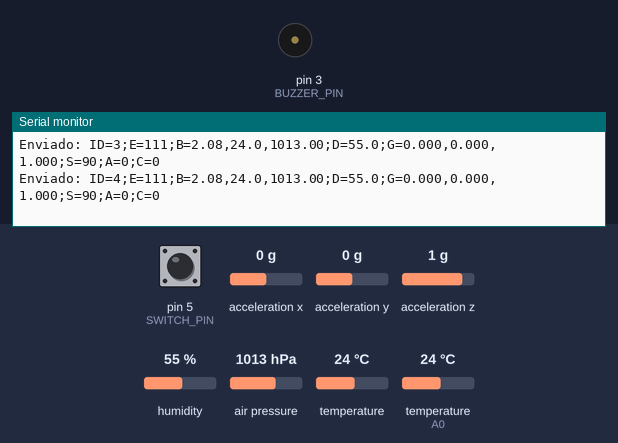
The sketch below on a simulated Arduino Pro Mini, built with avr-gcc and run on an emulated ATmega328P. Shown: buzzer (waves = sounding, pin HIGH), the last lines printed to the serial monitor. Wiring (inferred from the names in the program): MPU-6050 motion sensor at I2C address 0x68. The inputs (shaded band) are chosen by the test bench; at power-on: acceleration x 0 g, pin 5 (SWITCH_PIN) HIGH, acceleration y 0 g, acceleration z 1 g, humidity 55 %, air pressure 1013 hPa, temperature 24 °C, temperature (sensor on A0) 24 °C. No radio packets arrive unless stated; pins used as bus, display or sensor lines are not drawn.

Above: at 1.2 s.
1.3 s: acceleration x set to -1.4 g
At 2.66 s:
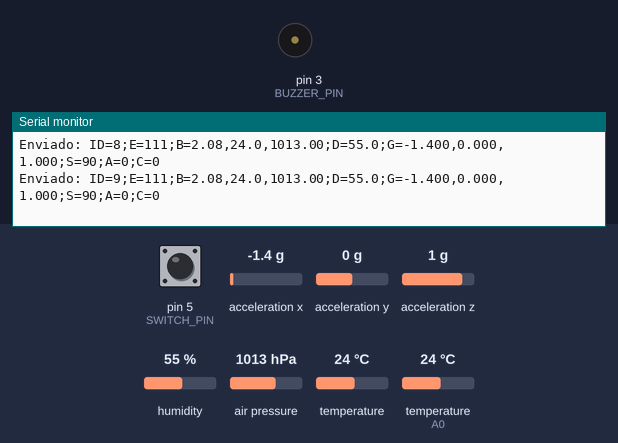
7.6 s: pin 5 (SWITCH_PIN) pulled LOW for 0.15 s
At 9.79 s:
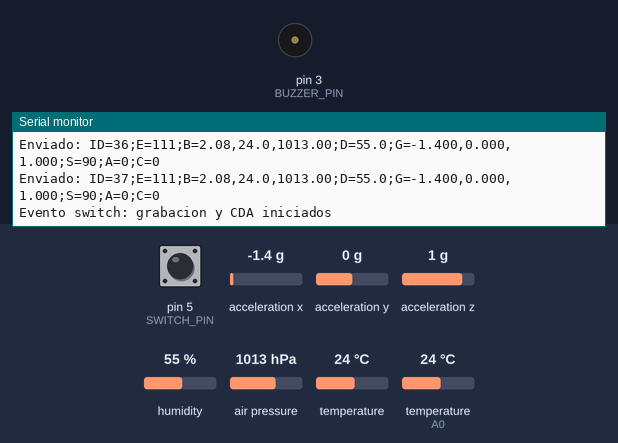
Timing chart, 0 to 11.3 s (numbered marks = the images above; inputs shaded):
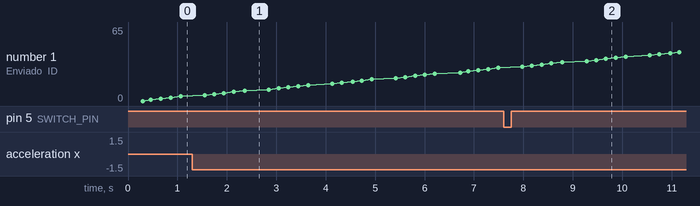

Measured:
- after the input at 1.3 s, the serial monitor: prints a new line after 0.25 s (image 1)
- after the input at 7.6 s, the serial monitor: prints a new line after 2.2 s (image 2)

The sketch:

radio_node.ino
```cpp
// ============================================================6
//  RADIO NODE (ATmega328P + RFM95)   -> placa: Arduino Pro or Pro Mini
//  Procesador: ATmega328P (3.3V, 8 MHz)   |   Monitor serie: 9600
//
//  Sensores: BMP180 (I2C), GY-521 / MPU6050 (I2C), DHT11 (A0)
//  Servo SG90 posicional: señal en A1; switch a D5 y GND; buzzer a D3.
//
//  Paquete que envia (texto):
//    ID=42;E=101;B=alt,temp,pres;D=hum;G=ax,ay,az;S=90;A=7
//    E = estado de DHT, BMP, GY (1 = activo)
//    B/D/G solo aparecen si el sensor esta activo ("E" = error de lectura)
//    S = angulo actual del servo
//    A = ultimo comando recibido (confirmacion para la Heltec)
//
//  Comandos que recibe:  #<seq>:<cmd>
//    SX (X = 0..180 grados)
//    DHT | BMP | GY | TALLON | TALLOFF | BZ
// ============================================================
#include <SPI.h>
#include <Wire.h>
#include <LoRa.h>
#include <Adafruit_BMP085.h>
#include <DHT.h>
#include <Servo.h>

#define LORA_SS   10
#define LORA_RST  9
#define LORA_DIO0 2
#define LORA_FREQ 915E6

#define SEA_LEVEL_PA 101325

#define DHT_PIN   A0
#define DHT_TYPE  DHT11

#define SERVO_PIN A1
#define BUZZER_PIN 3
#define SWITCH_PIN 5
#define CAM_TRIGGER_PIN 4
#define MPU_ADDR  0x68

#define INTERVALO_TX 200UL

Adafruit_BMP085 bmp;
DHT dht(DHT_PIN, DHT_TYPE);
Servo servo;
bool servoAdjunto = false;

bool bmpOk = false;
bool mpuOk = false;
float humedadCacheada = NAN;
unsigned long ultimaLecturaDHT = 0;
float temperaturaCacheada = NAN;
float presionCacheada = NAN;
float alturaCacheada = NAN;
unsigned long ultimaLecturaBMP = 0;

bool dhtOn = true;
bool bmpOn = true;
bool gyOn  = true;
bool buzzerOn = false;
bool servoAutomaticoArmado = false;
bool desarmeBloqueado = false;

int servoAngulo = 90;
bool switchTemporizando = false;
bool switchYaAcciono = false;
bool eventoCamara = false;
bool camaraTriggerActivo = false;
unsigned long camaraTriggerHasta = 0;
bool switchCerradoVisto = false;
bool switchLecturaRaw = HIGH;
unsigned long switchAbiertoDesde = 0;
unsigned long switchCambioDesde = 0;
uint8_t ultimaSeq = 0;
uint16_t contador = 0;
unsigned long ultimoTx = 0;
unsigned long finVentanaSubida = 0;

// ---------- GY-521 (MPU6050) por I2C, sin libreria ----------
bool mpuInit() {
  Wire.beginTransmission(MPU_ADDR);
  Wire.write(0x6B);
  Wire.write(0);
  return Wire.endTransmission() == 0;
}

int16_t leer16() {
  uint8_t h = Wire.read();
  uint8_t l = Wire.read();
  return (int16_t)((h << 8) | l);
}

bool mpuLeer(float &ax, float &ay, float &az) {
  Wire.beginTransmission(MPU_ADDR);
  Wire.write(0x3B);
  if (Wire.endTransmission(false) != 0) return false;
  if (Wire.requestFrom((uint8_t)MPU_ADDR, (uint8_t)6) != 6) return false;
  int16_t x = leer16();
  int16_t y = leer16();
  int16_t z = leer16();
  ax = x / 16384.0;
  ay = y / 16384.0;
  az = z / 16384.0;
  return true;
}

// ---------- Envio de telemetria ----------
void enviarDatos() {
  char buf[160];
  int n = snprintf(buf, sizeof(buf), "ID=%u;E=%d%d%d", contador++, dhtOn, bmpOn, gyOn);

  if (bmpOn) {
    if (bmpOk) {
      unsigned long ahora = millis();
      if (isnan(temperaturaCacheada) || ahora - ultimaLecturaBMP >= 1000UL) {
        temperaturaCacheada = bmp.readTemperature();
        presionCacheada = bmp.readPressure() / 100.0;
        alturaCacheada = bmp.readAltitude(SEA_LEVEL_PA);
        ultimaLecturaBMP = ahora;
      }
      char a[12], t[10], p[12];
      dtostrf(alturaCacheada, 1, 2, a);
      dtostrf(temperaturaCacheada, 1, 1, t);
      dtostrf(presionCacheada, 1, 2, p);
      n += snprintf(buf + n, sizeof(buf) - n, ";B=%s,%s,%s", a, t, p);
    } else {
      n += snprintf(buf + n, sizeof(buf) - n, ";B=E");
    }
  }

  if (dhtOn) {
    unsigned long ahora = millis();
    if (isnan(humedadCacheada) || ahora - ultimaLecturaDHT >= 2000UL) {
      float lectura = dht.readHumidity();
      ultimaLecturaDHT = ahora;
      if (!isnan(lectura)) humedadCacheada = lectura;
    }
    if (isnan(humedadCacheada)) {
      n += snprintf(buf + n, sizeof(buf) - n, ";D=E");
    } else {
      char hs[10];
      dtostrf(humedadCacheada, 1, 1, hs);
      n += snprintf(buf + n, sizeof(buf) - n, ";D=%s", hs);
    }
  }

  if (gyOn) {
    float ax, ay, az;
    if (mpuOk && mpuLeer(ax, ay, az)) {
      char x[10], y[10], z[10];
      dtostrf(ax, 1, 3, x);
      dtostrf(ay, 1, 3, y);
      dtostrf(az, 1, 3, z);
      n += snprintf(buf + n, sizeof(buf) - n, ";G=%s,%s,%s", x, y, z);
    } else {
      n += snprintf(buf + n, sizeof(buf) - n, ";G=E");
    }
  }

  snprintf(buf + n, sizeof(buf) - n, ";S=%d;A=%u;C=%u", servoAngulo, ultimaSeq, eventoCamara ? 1 : 0);

  LoRa.beginPacket();
  LoRa.print(buf);
  LoRa.endPacket();
  LoRa.receive();

  Serial.print(F("Enviado: "));
  Serial.println(buf);
}

// ---------- Comandos ----------
void moverServo(int angulo) {
  if (!servoAdjunto) {
    servo.attach(SERVO_PIN);
    servoAdjunto = true;
  }
  servo.write(angulo);
}

void ejecutarComando(const char *cmd) {
  Serial.print(F("Comando: "));
  Serial.println(cmd);

  if (strcmp(cmd, "DHT") == 0) {
    dhtOn = !dhtOn;
  } else if (strcmp(cmd, "BMP") == 0) {
    bmpOn = !bmpOn;
  } else if (strcmp(cmd, "GY") == 0) {
    gyOn = !gyOn;
  } else if (strcmp(cmd, "TALLON") == 0) {
    dhtOn = bmpOn = gyOn = true;
  } else if (strcmp(cmd, "TALLOFF") == 0) {
    dhtOn = bmpOn = gyOn = false;
  } else if (strcmp(cmd, "BZ") == 0) {
    buzzerOn = !buzzerOn;
    digitalWrite(BUZZER_PIN, buzzerOn ? HIGH : LOW);
  } else if (strcmp(cmd, "ARM") == 0) {
    if (desarmeBloqueado) {
      Serial.println(F("ARM rechazado: DESARME enclavado; use REARME"));
    } else {
      servoAutomaticoArmado = true;
      switchTemporizando = false;
      switchYaAcciono = false;
      switchCerradoVisto = false;
      switchLecturaRaw = digitalRead(SWITCH_PIN);
      switchCambioDesde = millis();
      Serial.println(F("Servo automatico armado"));
    }
  } else if (strcmp(cmd, "DESARME") == 0) {
    servoAutomaticoArmado = false;
    desarmeBloqueado = true;
    switchTemporizando = false;
    switchYaAcciono = false;
    switchCerradoVisto = false;
    Serial.println(F("Servo automatico desarmado; comandos manuales habilitados"));
  } else if (strcmp(cmd, "REARME") == 0) {
    desarmeBloqueado = false;
    servoAutomaticoArmado = false;
    switchTemporizando = false;
    switchYaAcciono = false;
    switchCerradoVisto = false;
    Serial.println(F("Bloqueo liberado; pulse CDA para armar el servo"));
  } else if (cmd[0] == 'S') {
    int a = atoi(cmd + 1);
    if (a < 0) a = 0;
    if (a > 180) a = 180;
    servoAngulo = a;
    moverServo(a);
  }
}

void revisarComandos() {
  int tam = LoRa.parsePacket();
  if (tam == 0) return;

  char msg[24];
  int i = 0;
  while (LoRa.available()) {
    char c = (char)LoRa.read();
    if (i < (int)sizeof(msg) - 1) msg[i++] = c;
  }
  msg[i] = 0;

  if (msg[0] != '#') return;
  char *sep = strchr(msg, ':');
  if (sep == NULL) return;
  *sep = 0;

  uint8_t seq = (uint8_t)atoi(msg + 1);
  const char *cmd = sep + 1;

  if (seq != ultimaSeq) {
    ultimaSeq = seq;
    ejecutarComando(cmd);
  } else {
    Serial.println(F("Comando repetido, se ignora"));
  }
  // La confirmacion viaja en el siguiente paquete normal; no transmitir
  // inmediatamente evita que la respuesta choque con la telemetria.
}

void revisarSwitchServo() {
  bool lectura = digitalRead(SWITCH_PIN);
  if (lectura != switchLecturaRaw) {
    switchLecturaRaw = lectura;
    switchCambioDesde = millis();
    switchTemporizando = false;
    return;
  }
  if (millis() - switchCambioDesde < 40UL) return;
  bool switchAbierto = switchLecturaRaw == HIGH;
  if (!switchAbierto) {
    switchCerradoVisto = true;
    switchTemporizando = false;
    return;
  }
  // Exige ver primero el switch cerrado tras CDA. Un D5 desconectado queda
  // en HIGH por INPUT_PULLUP y no puede disparar el servo por error.
  if (!switchCerradoVisto) return;
  if (switchYaAcciono) return;
  if (!switchTemporizando) {
    switchTemporizando = true;
    switchAbiertoDesde = millis();
    return;
  }
  if (millis() - switchAbiertoDesde >= 2000UL) {
    switchYaAcciono = true;
    eventoCamara = true;
    digitalWrite(CAM_TRIGGER_PIN, HIGH);
    camaraTriggerActivo = true;
    camaraTriggerHasta = millis() + 500UL;
    if (servoAutomaticoArmado && !desarmeBloqueado) {
      servoAngulo = 180;
      moverServo(servoAngulo);
      Serial.println(F("Switch abierto 2 s: servo a 180 grados"));
    }
    Serial.println(F("Evento switch: grabacion y CDA iniciados"));
  }
}

// ---------- Setup / loop ----------
void setup() {
  Serial.begin(9600);

  pinMode(SWITCH_PIN, INPUT_PULLUP);
  pinMode(CAM_TRIGGER_PIN, OUTPUT);
  digitalWrite(CAM_TRIGGER_PIN, LOW);
  pinMode(BUZZER_PIN, OUTPUT);
  digitalWrite(BUZZER_PIN, LOW);

  Wire.begin();
  Wire.setWireTimeout(25000UL, true);
  dht.begin();

  bmpOk = bmp.begin();
  if (!bmpOk) Serial.println(F("Aviso: no se encuentra el BMP180"));

  mpuOk = mpuInit();
  if (!mpuOk) Serial.println(F("Aviso: no se encuentra el GY-521"));

  LoRa.setPins(LORA_SS, LORA_RST, LORA_DIO0);
  if (!LoRa.begin(LORA_FREQ)) {
    Serial.println(F("Error: falla LoRa"));
    while (1);
  }
  LoRa.setSpreadingFactor(7);
  LoRa.setSignalBandwidth(125E3);
  LoRa.setCodingRate4(5);
  LoRa.setSyncWord(0x12);
  LoRa.enableCrc();
  LoRa.setTxPower(17);
  LoRa.receive();

  Serial.println(F("Nodo listo"));
}

void loop() {
  if (camaraTriggerActivo && (long)(millis() - camaraTriggerHasta) >= 0) {
    digitalWrite(CAM_TRIGGER_PIN, LOW);
    camaraTriggerActivo = false;
  }
  revisarComandos();
  revisarSwitchServo();

  if (millis() - ultimoTx >= INTERVALO_TX &&
      (long)(millis() - finVentanaSubida) >= 0) {
    ultimoTx = millis();
    enviarDatos();
    // Cada quinto paquete deja 400 ms para recibir comandos de la Heltec.
    if (contador % 5 == 0) finVentanaSubida = millis() + 400UL;
  }
}
```
